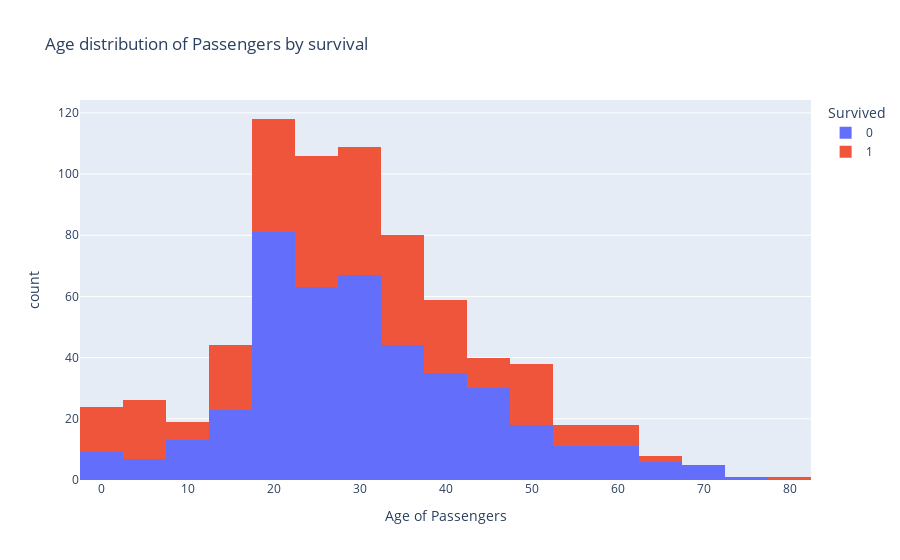

Write notebook code for a chart like this one.
### Code cell
fig = px.histogram (data_titanic, x= 'Age', color = 'Survived', nbins=30,
                    labels={'Age': 'Age of Passengers', 'count': 'Number of passengers'},
                    title ='Age distribution of Passengers by survival')
fig.show()

### Figure 1 — Plotly figure (JSON) as saved in the notebook; plotly's stock layout.template omitted (floating-point values rounded to 4 significant figures; data arrays with more than 128 entries replaced by an {"elided": "..."} marker saying what was removed)
{"data": [{"alignmentgroup": "True", "bingroup": "x", "hovertemplate": "Survived=0<br>Age of Passengers=%{x}<br>count=%{y}<extra></extra>", "legendgroup": "0", "marker": {"color": "#636efa", "pattern": {"shape": ""}}, "name": "0", "nbinsx": 30, "offsetgroup": "0", "orientation": "v", "showlegend": true, "type": "histogram", "x": {"elided": "549 float values"}, "xaxis": "x", "yaxis": "y"}, {"alignmentgroup": "True", "bingroup": "x", "hovertemplate": "Survived=1<br>Age of Passengers=%{x}<br>count=%{y}<extra></extra>", "legendgroup": "1", "marker": {"color": "#EF553B", "pattern": {"shape": ""}}, "name": "1", "nbinsx": 30, "offsetgroup": "1", "orientation": "v", "showlegend": true, "type": "histogram", "x": {"elided": "342 float values"}, "xaxis": "x", "yaxis": "y"}], "layout": {"autosize": true, "barmode": "relative", "legend": {"title": {"text": "Survived"}, "tracegroupgap": 0}, "title": {"text": "Age distribution of Passengers by survival"}, "xaxis": {"anchor": "y", "autorange": true, "domain": [0, 1], "range": [-2.5, 82.5], "title": {"text": "Age of Passengers"}, "type": "linear"}, "yaxis": {"anchor": "x", "autorange": true, "domain": [0, 1], "range": [0, 124.2], "title": {"text": "count"}}}}
